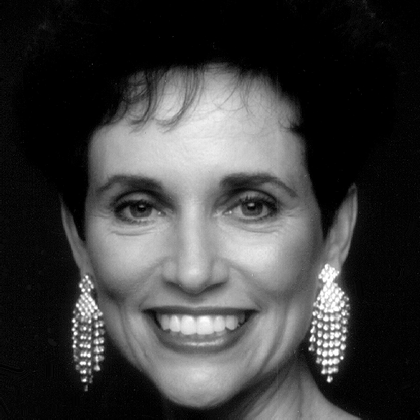
%> input picture DIP3E_CH04/figures/Fig0427(a)(woman).tif, 420 x 420 px, shrunk from 512 x 512 before the run
$ octave q4_27.m   (GNU Octave 9; MATLAB toolbox functions it lacks are replaced by stand-ins)
%> lines starting %> are read from the running program, lines starting %| are printed output that depends on the picture
%%Figura 4.27
src = imread('Fig0427(a)(woman).tif');
%> src is the input picture: size 420x420 uint8; min 0, max 255, mean 62.2
src2 = imread('Fig0424(a)(rectangle).tif');
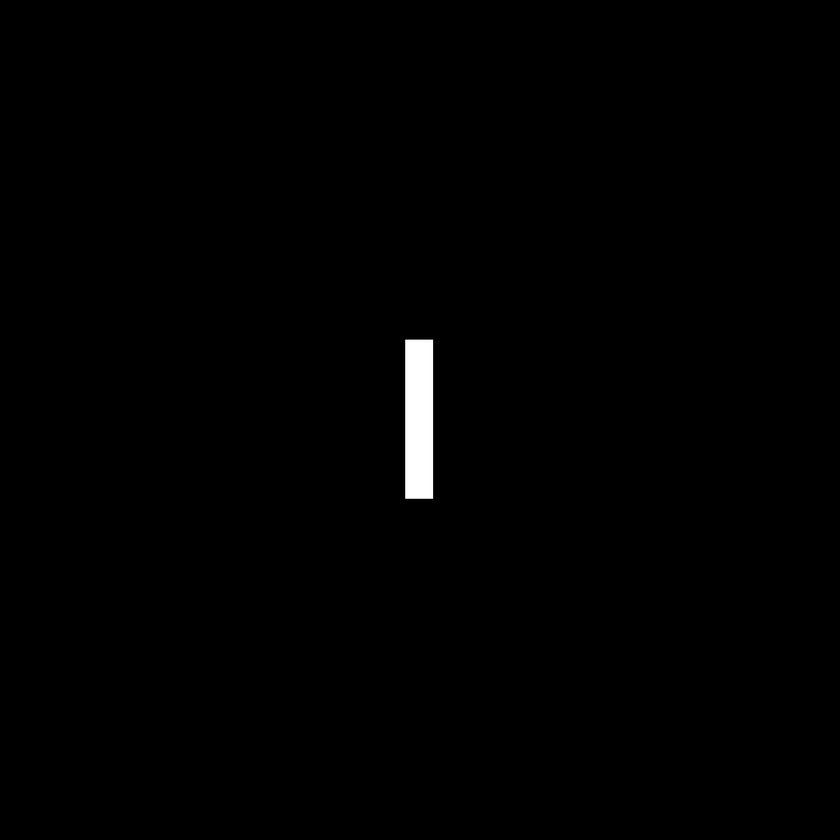
%> input picture DIP3E_CH04/figures/Fig0424(a)(rectangle).tif, 840 x 840 px, shrunk from 1024 x 1024 before the run
%> src2 is the input picture: size 840x840 uint8; min 0, max 255, mean 1.6

[M,N] = size(src2);
%> M = 840; N = 840

%aplicando a transformada discreta de fourier 2D
dft1 = fft2(src,M,N);
dft2 = fft2(src2);

%construção da imagem a partir do ângulo
fftb = 1.*exp(i*angle(dft1));
im_c = real(ifft2(fftb));
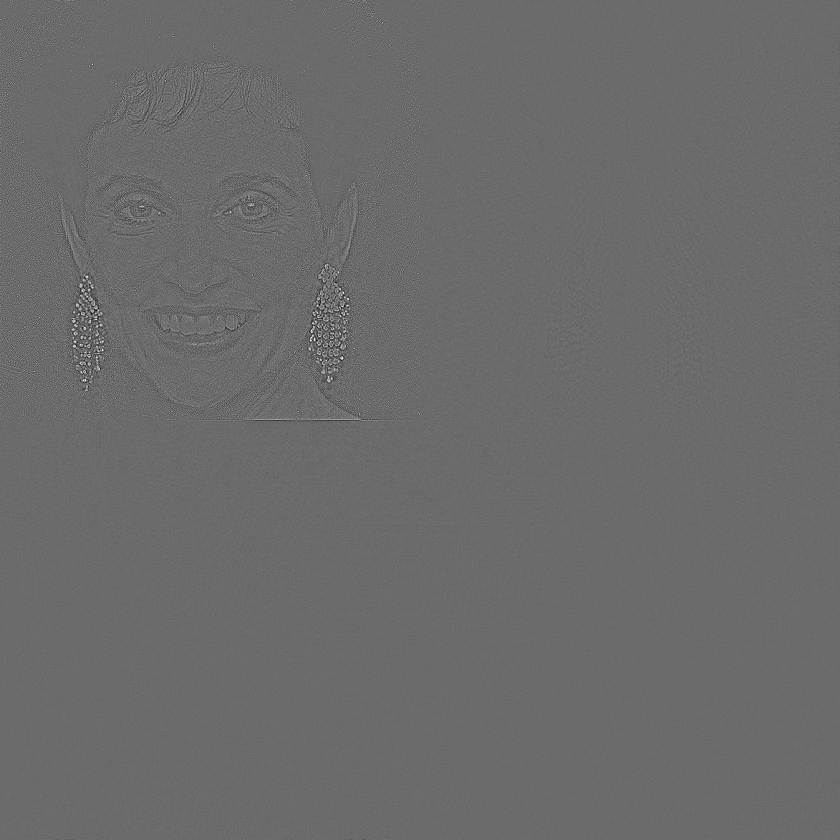
%> im_c: size 840x840 double; min -0.0204, max 0.0281, mean 1.42e-06; drawn with min black and max white

%espectro da imagem
espectro = log(1+abs(fftshift(dft1)));
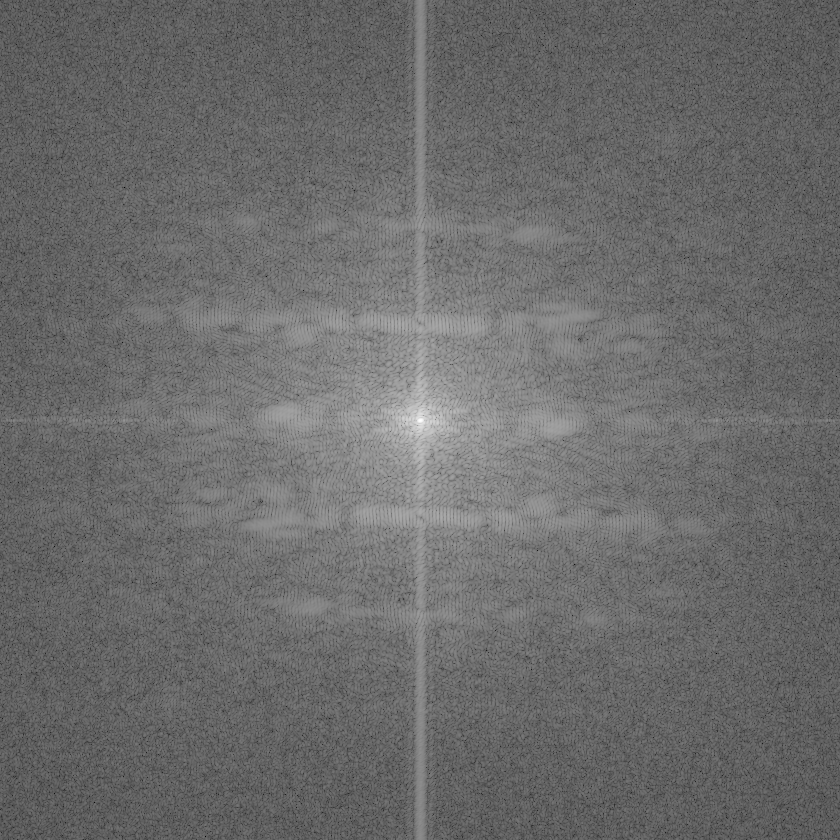
%> espectro: size 840x840 double; min 0.847, max 16.21, mean 7.32; drawn with min black and max white
im_c = im_c(1:size(src,1), 1:size(src,2));
%> im_c: size 420x420 double

%imagem com espectro do retângulo
ffte = abs(dft2).*exp(i*angle(dft1));
im_e = ifft2(ffte);
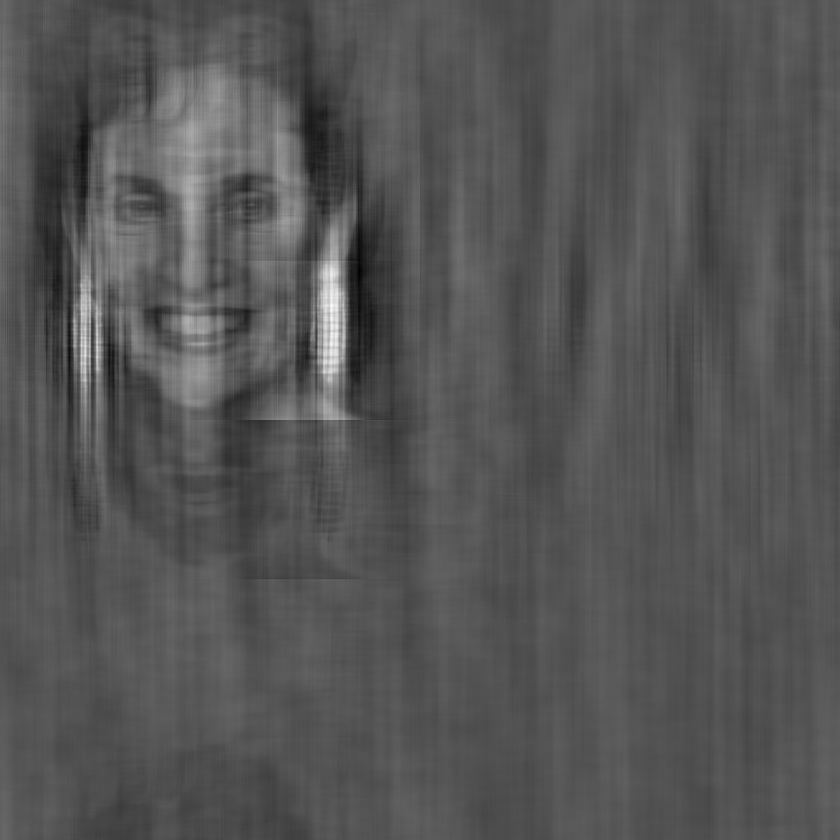
%> im_e: size 840x840 double; min -102.9, max 210.1, mean 1.6; drawn with min black and max white
im_e = im_e(1:size(src,1), 1:size(src,2));
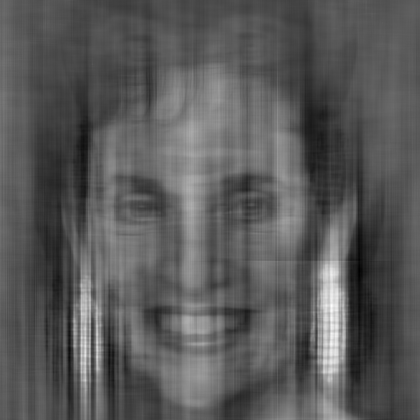
%> im_e: size 420x420 double; min -102.9, max 210.1, mean 7.1; drawn with min black and max white

%imagem com ângulo do retângulo
fftf = abs(dft1).*exp(i*angle(dft2));
im_f = ifft2(fftf);

figure;
subplot(2,3,1);
imshow(src);
subplot(2,3,2);
imshow(angle(dft1),[-pi,pi]);
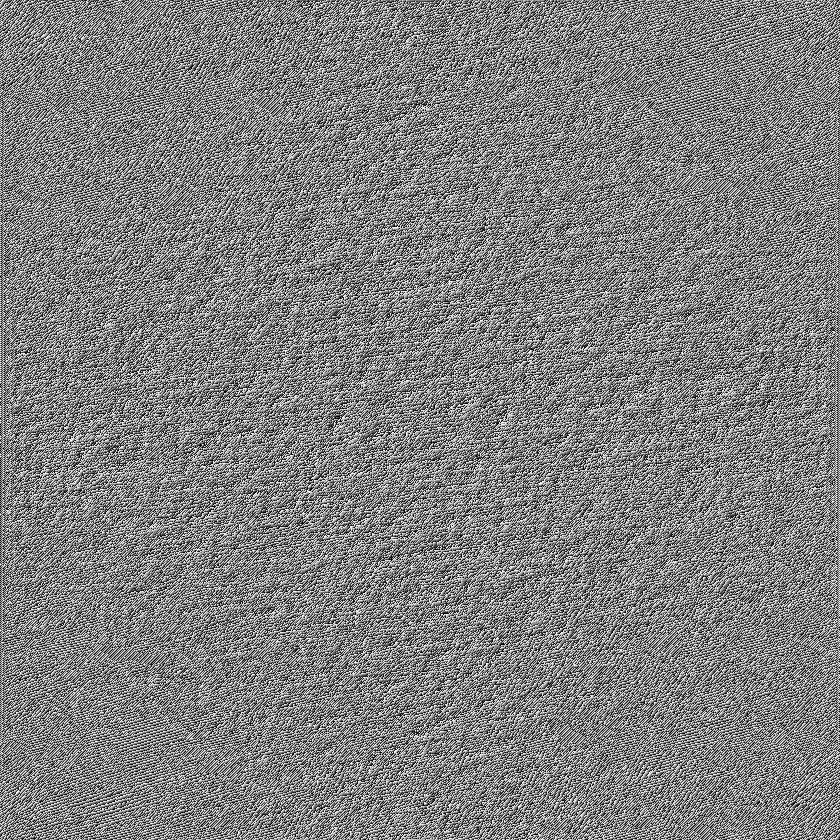
%> displayed picture: size 840x840, on the screen's scale of 0 to 255; min 0, max 255, mean 127.5
subplot(2,3,3);
imshow(im_c,[]);
subplot(2,3,4);
imshow(espectro, []);
subplot(2,3,5);
imshow(im_e, []);
subplot(2,3,6);
imshow(im_f, []);
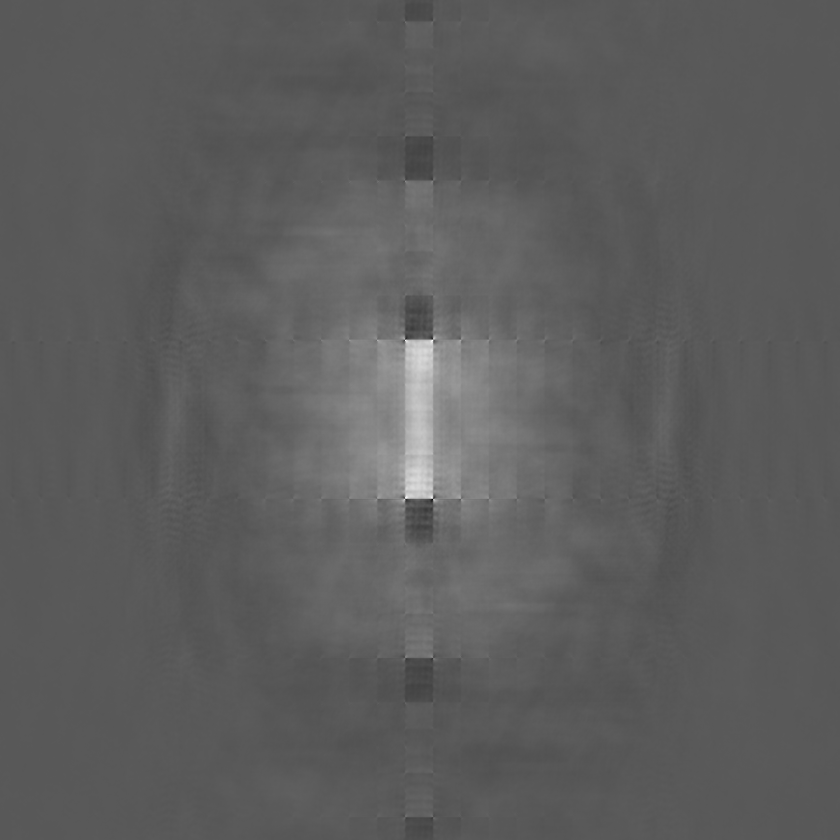
%> displayed picture: size 840x840, on the screen's scale of 0 to 255; min 0, max 255, mean 92.9
